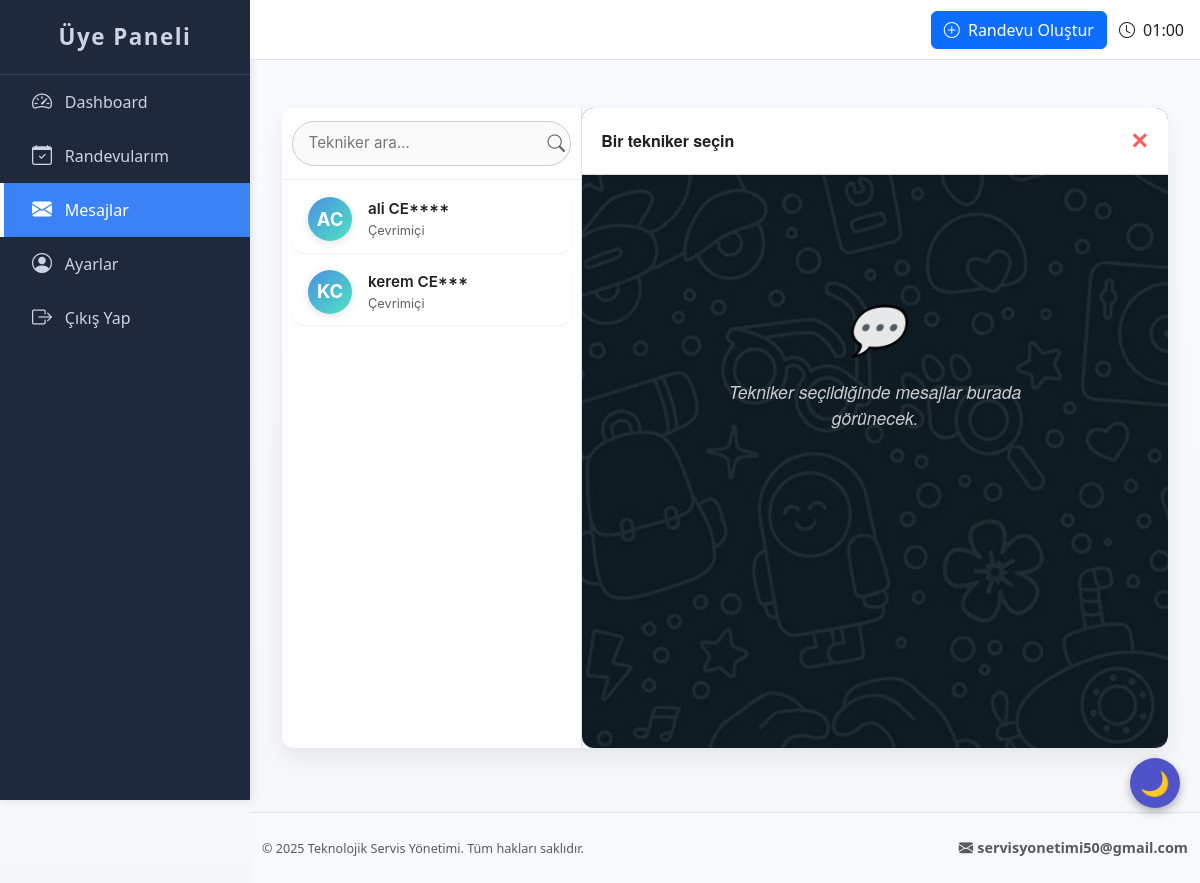
The page /user/messages (signed in) on the database its author committed.
### app.py (models this page shows, shortened)
class Technician(UserMixin, db.Model):
    __tablename__ = 'technicians'
    id = db.Column(db.Integer, primary_key=True)
    ad = db.Column(db.String(50), nullable=False)
    soyad = db.Column(db.String(50), nullable=False)
    email = db.Column(db.String(100), unique=True, nullable=False)
    telefon = db.Column(db.String(11), unique=True, nullable=False)
    tc = db.Column(db.String(11), unique=True, nullable=False)
    dogum_tarihi = db.Column(db.Date, nullable=False)
    uzmanlik = db.Column(db.String(100), nullable=False)
    destek_modeli = db.Column(db.String(50), nullable=False)
    tecrube = db.Column(db.Integer, nullable=False)
    konum = db.Column(db.String(50))
    referans = db.Column(db.Text)
    ek_yetenekler = db.Column(db.Text)
    sifre = db.Column(db.String(255), nullable=False)
    kayit_tarihi = db.Column(db.DateTime, default=datetime.utcnow)
    onay = db.Column(db.Boolean, default=False)    # Tekniker onayı
    iptal = db.Column(db.Boolean, default=False)   # Tekniker iptal durumu

### app.py (the view)
@app.route('/user/messages', methods=['GET'])
@login_required
def user_messages():
    if not current_user.get_id().startswith("user-"):
        flash('Bu sayfaya erişim yetkiniz yok!', 'danger')
        return redirect(url_for('index'))
    user_id = get_current_user_real_id()
    appointments = Appointment.query.filter_by(user_id=user_id, status="Onaylandı").all()
    technicians = [appt.technician for appt in appointments if appt.technician is not None]
    return render_template('user_messages.html', technicians=technicians)

### app.py (called while the page is built)
@login_manager.user_loader
def load_user(user_id):
    if user_id.startswith("user-"):
        return db.session.get(User, int(user_id[5:]))
    elif user_id.startswith("tech-"):
        return db.session.get(Technician, int(user_id[5:]))
    elif user_id.startswith("admin-"):
        return db.session.get(Admin, int(user_id[6:]))

def get_current_user_real_id():
    return int(current_user.get_id().split('-')[1])

    def get_id(self):
        return f"user-{self.id}"

### templates/user_messages.html (shortened to what this page needs)
{% extends "base_user.html" %}
{% block head %}
<link rel="stylesheet" href="{{ url_for('static', filename='user_messages.css') }}">
<link rel="stylesheet" href="https://cdn.jsdelivr.net/npm/bootstrap-icons@1.11.0/font/bootstrap-icons.css">
{% endblock %}
{% block content %}
<div class="chat-container">
    <div class="tech-list">
        <div class="search-wrapper">
            <input type="text" id="techSearch" placeholder="Tekniker ara..." />
            <i class="bi bi-search search-icon"></i>
        </div>
        <ul id="techListUl">
            {% for tech in technicians %}
            <li class="tech-item" data-tech-id="{{ tech.id }}">
    <div class="tech-avatar">{{ tech.ad[0]|upper }}{{ tech.soyad[0]|upper }}</div>
    <div class="tech-info">
        <span class="tech-name">
            {{ tech.ad }} {{ tech.soyad[:2]|upper }}{% for i in range(tech.soyad|length - 2) %}*{% endfor %}
        </span>
        <span class="tech-status">Çevrimiçi</span>
    </div>
</li>
            {% endfor %}
        </ul>
    </div>
    <div class="chat-area">
        <div class="chat-header">
            <div class="chat-header-left">
                <span id="chatWithTitle">Bir tekniker seçin</span>
            </div>
            <span id="closeChat" title="Sohbeti kapat">✕</span>
        </div>
        <div class="message-list" id="messageList">
            <div class="empty-placeholder">
  <div class="placeholder-icon">💬</div>
  <div class="placeholder-text">
    Tekniker seçildiğinde mesajlar burada görünecek.
  </div>
</div>
        </div>
    </div>
</div>
{% endblock %}

### static/base_user.css (style rules this page uses)
:root { --sidebar-width: 250px; --sidebar-collapsed-width: 70px; --sidebar-bg: #1e293b; --sidebar-color: #cbd5e1; --sidebar-hover-bg: #334155; --sidebar-active-bg: #3b82f6; --sidebar-active-color: #ffffff; --transition-speed: 0.3s; --navbar-height: 60px; --footer-height: 50px; }
html, body { height: 100%; margin: 0; }
body { display: flex; flex-direction: column; min-height: 100vh; background-color: #f4f6f9; font-family: 'Segoe UI', Tahoma, Geneva, Verdana, sans-serif; }

### static/user_messages.css (style rules this page uses)
:root { --bg-container: #e5ddd5; --bg-sidebar: #fefefe; --bg-chat: #f0f2f5; --bg-message-user: #dcf8c6; --bg-message-tech: #fff; --color-text: #202124; --color-muted: #5f6368; --primary-color: #25d366; --primary-hover: #128c7e; --shadow-light: rgba(0,0,0,0.08); --shadow-hover: rgba(0,0,0,0.15); --scrollbar-bg: #f1f3f4; --scrollbar-thumb: #c1c1c1; --font-family: "Helvetica Neue", Helvetica, Arial, sans-serif; }
body { font-family: 'Segoe UI', Tahoma, Geneva, Verdana, sans-serif; background: linear-gradient(180deg, #fafbff 0%, #f5f7fb 100%); margin: 0; color: var(--color-text); }
.chat-container { display: flex; height: 80vh; max-width: 1200px; margin: 2rem auto; border-radius: 12px; overflow: hidden; box-shadow: 0 8px 24px var(--shadow-light); }
.tech-list { width: 300px; background-color: var(--bg-sidebar); border-right: 1px solid #ddd; display: flex; flex-direction: column; font-family: 'Inter', sans-serif; overflow: hidden; }
.tech-list .search-wrapper { position: relative; padding: 0.8rem 0.6rem; border-bottom: 1px solid #eee; background-color: var(--bg-sidebar); }
.tech-list input { width: 100%; padding: 0.65rem 2.5rem 0.65rem 1rem; border-radius: 25px; border: 1px solid #ccc; outline: none; transition: all 0.25s ease; font-size: 0.95rem; background-color: #fafafa; color: var(--color-text); }
.tech-list .search-wrapper i { position: absolute; right: 1rem; top: 50%; transform: translateY(-50%); color: var(--color-muted); font-size: 1.1rem; }
.tech-list ul { list-style: none; margin: 0; padding: 0; flex: 1; overflow-y: auto; scrollbar-width: thin; scrollbar-color: rgba(0,0,0,0.15) transparent; }
.tech-item { display: flex; align-items: center; padding: 0.7rem 1rem; margin: 6px 10px; cursor: pointer; border-radius: 12px; transition: all 0.2s ease-in-out; box-shadow: 0 1px 2px rgba(0,0,0,0.06); background-color: #fff; color: var(--color-text); }
.tech-avatar { width: 44px; height: 44px; background: linear-gradient(135deg, #4a90e2, #50e3c2); color: #fff; border-radius: 50%; display: flex; align-items: center; justify-content: center; margin-right: 1rem; font-weight: 700; font-size: 1.15rem; text-transform: uppercase; box-shadow: 0 2px 8px rgba(0,0,0,0.12); transition: transform 0.3s ease, box-shadow 0.3s ease, filter 0.3s ease; }
.tech-info { display: flex; flex-direction: column; flex: 1; overflow: hidden; }
.tech-name { font-weight: 600; font-size: 0.95rem; color: var(--color-text); white-space: nowrap; overflow: hidden; text-overflow: ellipsis; }
.tech-status { font-size: 0.8rem; color: var(--color-muted); }
.chat-area { flex: 1; display: flex; flex-direction: column; background: var(--bg-chat) url("/static/images/teknikermesaj.jpg") repeat; background-size: cover; min-height: 0; border-radius: 12px; overflow: hidden; font-family: var(--font-family); }
.chat-header { padding: 1rem 1.2rem; background-color: #fff; border-bottom: 1px solid #ddd; font-weight: 600; display: flex; justify-content: space-between; align-items: center; box-shadow: 0 2px 6px rgba(0,0,0,0.05); position: sticky; top: 0; z-index: 10; transition: all 0.3s ease; }
.chat-header span#closeChat { cursor: pointer; color: #ff5c5c; font-size: 1.4rem; font-weight: bold; display: flex; align-items: center; justify-content: center; transition: transform 0.2s, color 0.2s; user-select: none; }
.message-list { flex: 1; padding: 1rem; overflow-y: auto; display: flex; flex-direction: column; gap: 8px; scroll-behavior: smooth; }
.empty-placeholder { text-align: center; color: var(--color-muted); margin-top: 20px; font-style: italic; }
.empty-placeholder { text-align: center; padding: 40px 20px; max-width: 420px; margin: 60px auto; display: flex; flex-direction: column; align-items: center; gap: 16px; opacity: 1; }
.empty-placeholder .placeholder-icon { font-size: 3rem; color: #25d366; opacity: 0.9; }
.empty-placeholder .placeholder-text { font-size: 1.1rem; font-weight: 500; color: #ccc; line-height: 1.5; max-width: 340px; font-family: "Helvetica Neue", Helvetica, Arial, sans-serif; }

### rows shown on the page
Technician: ad "A", soyad "C", ad "ali", soyad "CE"
Technician: ad "K", soyad "C", ad "kerem", soyad "CE"
